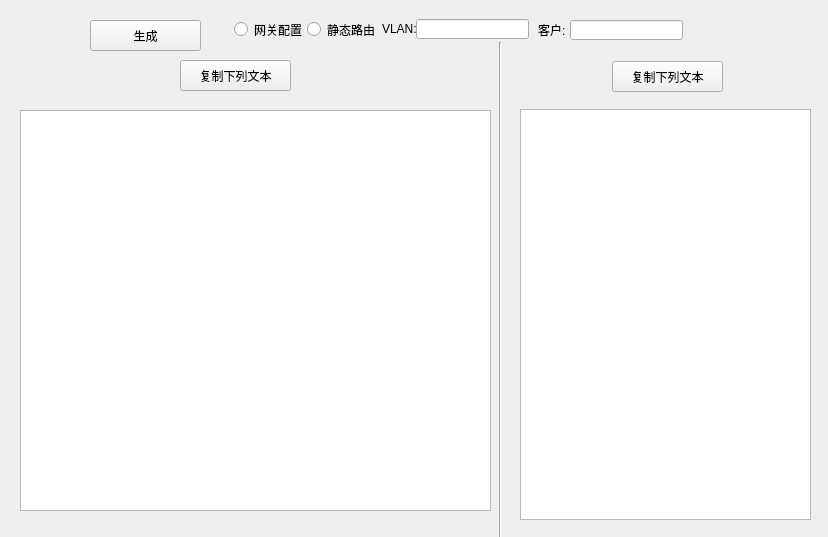
<?xml version="1.0" encoding="UTF-8"?>
<ui version="4.0">
 <class>Form</class>
 <widget class="QWidget" name="Form">
  <property name="geometry">
   <rect>
    <x>0</x>
    <y>0</y>
    <width>828</width>
    <height>537</height>
   </rect>
  </property>
  <property name="windowTitle">
   <string>Form</string>
  </property>
  <widget class="QTextEdit" name="routeText">
   <property name="geometry">
    <rect>
     <x>20</x>
     <y>110</y>
     <width>471</width>
     <height>401</height>
    </rect>
   </property>
  </widget>
  <widget class="QPushButton" name="generateButton">
   <property name="geometry">
    <rect>
     <x>90</x>
     <y>20</y>
     <width>111</width>
     <height>31</height>
    </rect>
   </property>
   <property name="text">
    <string>生成</string>
   </property>
  </widget>
  <widget class="QPushButton" name="copyButton">
   <property name="geometry">
    <rect>
     <x>180</x>
     <y>60</y>
     <width>111</width>
     <height>31</height>
    </rect>
   </property>
   <property name="text">
    <string>复制下列文本</string>
   </property>
  </widget>
  <widget class="QRadioButton" name="gatewayRadio">
   <property name="geometry">
    <rect>
     <x>234</x>
     <y>19</y>
     <width>81</width>
     <height>21</height>
    </rect>
   </property>
   <property name="text">
    <string>网关配置</string>
   </property>
  </widget>
  <widget class="QRadioButton" name="staticRadio">
   <property name="geometry">
    <rect>
     <x>307</x>
     <y>19</y>
     <width>91</width>
     <height>21</height>
    </rect>
   </property>
   <property name="text">
    <string>静态路由</string>
   </property>
  </widget>
  <widget class="QLabel" name="label">
   <property name="geometry">
    <rect>
     <x>382</x>
     <y>23</y>
     <width>54</width>
     <height>12</height>
    </rect>
   </property>
   <property name="text">
    <string>VLAN:</string>
   </property>
  </widget>
  <widget class="QLineEdit" name="VLANLine">
   <property name="geometry">
    <rect>
     <x>416</x>
     <y>19</y>
     <width>113</width>
     <height>20</height>
    </rect>
   </property>
  </widget>
  <widget class="QLabel" name="label_2">
   <property name="geometry">
    <rect>
     <x>538</x>
     <y>22</y>
     <width>31</width>
     <height>16</height>
    </rect>
   </property>
   <property name="text">
    <string>客户:</string>
   </property>
  </widget>
  <widget class="QLineEdit" name="clientLine">
   <property name="geometry">
    <rect>
     <x>570</x>
     <y>20</y>
     <width>113</width>
     <height>20</height>
    </rect>
   </property>
  </widget>
  <widget class="QTextEdit" name="clientText">
   <property name="geometry">
    <rect>
     <x>520</x>
     <y>109</y>
     <width>291</width>
     <height>411</height>
    </rect>
   </property>
  </widget>
  <widget class="Line" name="line">
   <property name="geometry">
    <rect>
     <x>492</x>
     <y>42</y>
     <width>16</width>
     <height>501</height>
    </rect>
   </property>
   <property name="orientation">
    <enum>Qt::Vertical</enum>
   </property>
  </widget>
  <widget class="QPushButton" name="copyButton_2">
   <property name="geometry">
    <rect>
     <x>612</x>
     <y>61</y>
     <width>111</width>
     <height>31</height>
    </rect>
   </property>
   <property name="text">
    <string>复制下列文本</string>
   </property>
  </widget>
 </widget>
 <resources/>
 <connections/>
</ui>
